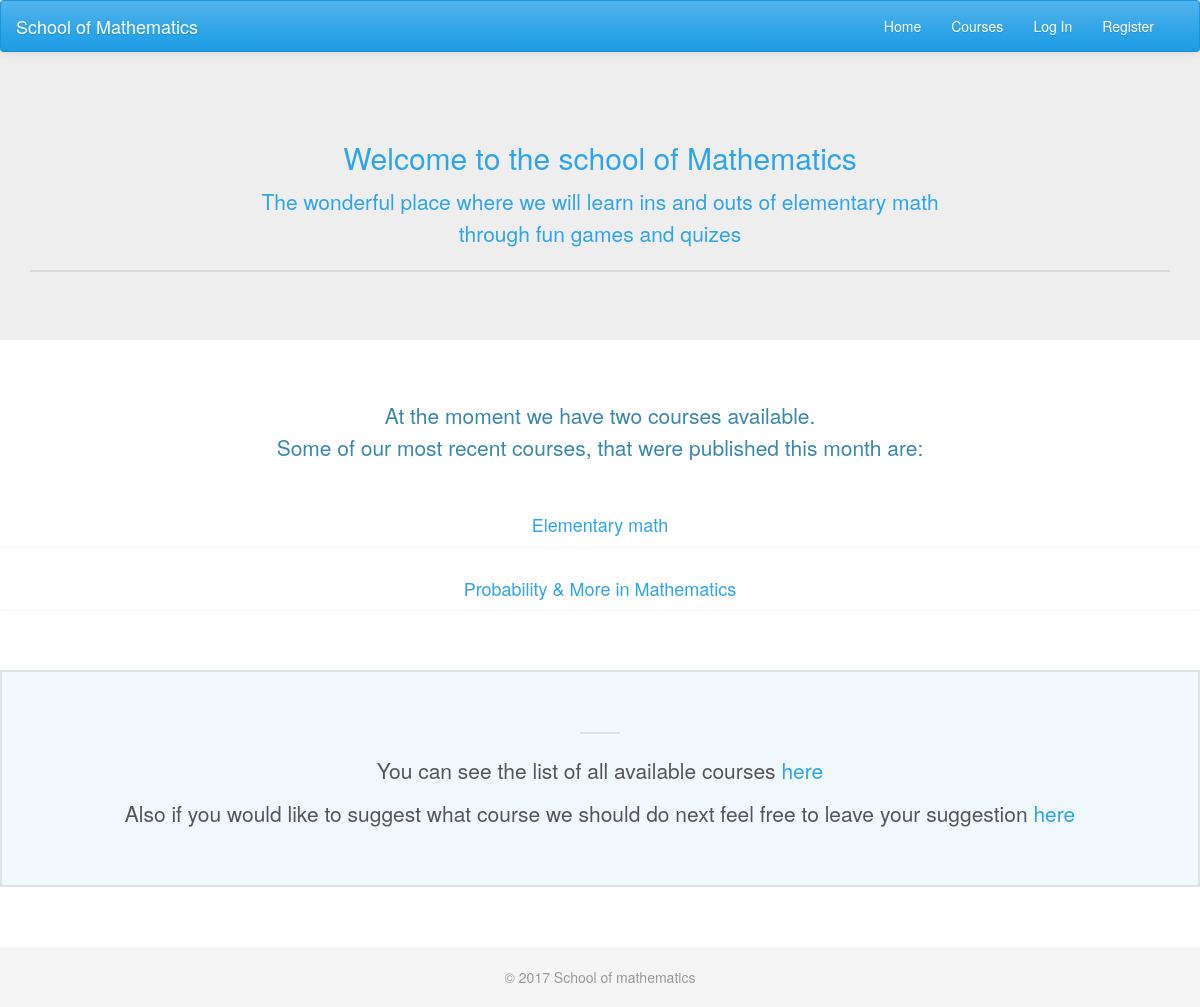
The page / on the database its author committed.
### courses/models.py (models this page shows)
class Course(models.Model):
    created_at = models.DateTimeField(auto_now_add=True)
    title = models.CharField(max_length=255)
    description = models.TextField()
    def __str__(self):
        return self.title

### Skola_Matematike/views.py (the view)
# urls.py: url(r'$', views.welcome, name='homepage'),
def welcome(request):
    courses = models.Course.objects.all()
    return render(request, 'home.html', {'courses': courses})

### templates/home.html (shortened to what this page needs)
{% extends 'layout.html' %}
{% load humanize %}
{% block header-content %}
    <div class="container">
        <div class="page-header">
            <h2
              class="text-center text-primary">
                Welcome to the school of Mathematics
            </h2>
            <smal>
                <p
                  class="text-center text-primary lead">
                    The wonderful place where we will learn ins and outs of elementary math
                    <br>
                    through fun games and quizes
                </p>
            </smal>
        </div>
    </div>
{% endblock %}
{% block section-content %}
    <div>
        <p
          class="lead text-center text-info">
            At the moment we have {{ courses.count|apnumber }} courses available.
            <br>
            Some of our most recent courses, that were published this month are:
        </p>
    </div>
    <br>
    {% for course in courses %}
        <div
          class="panel info">
            {% now "F" as current_month %}
            {% if current_month == course.created_at|date:'F' %}
            <h4
                class="text-center text-primary">
                {{ course }}
            </h4>
            {% endif %}
        </div>
    {% endfor %}
    <br>
    <br>
    {{ block.super }}
{% endblock %}

### assets/css/layout.css (style rules this page uses)
div.container > div.page-header { padding-bottom: 6px; margin: 40px 0 20px; border-bottom: 2px solid rgba(0,0,0, 0.09); }
.lead { margin-bottom: 20px; font-weight: 300; line-height: 1.5; }

### rows shown on the page
Course: title "Elementary math"
Course: title "Probability & More in Mathematics"

### other values the page prints
{{ courses.count|apnumber }} "two"
